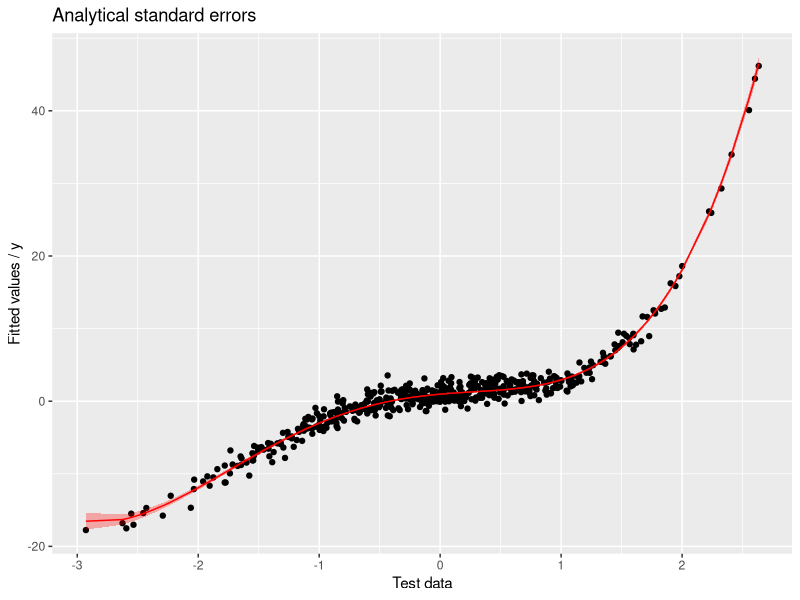
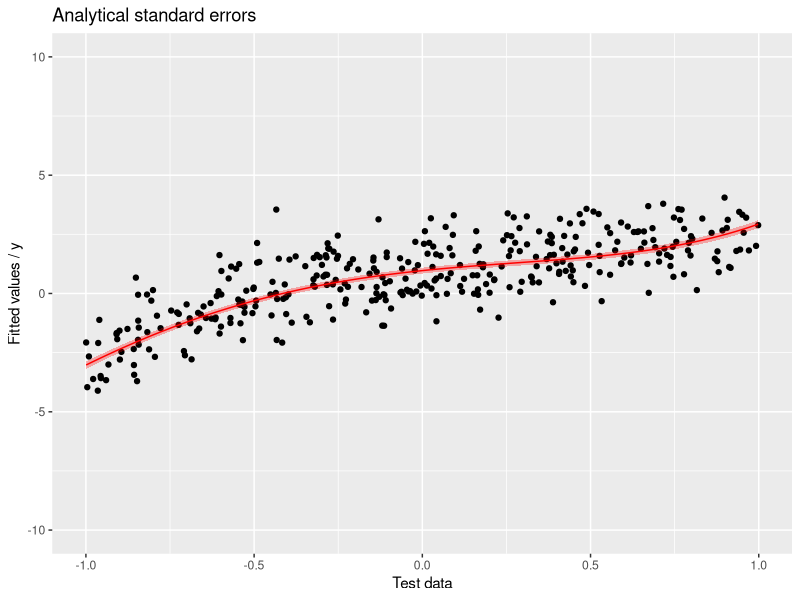
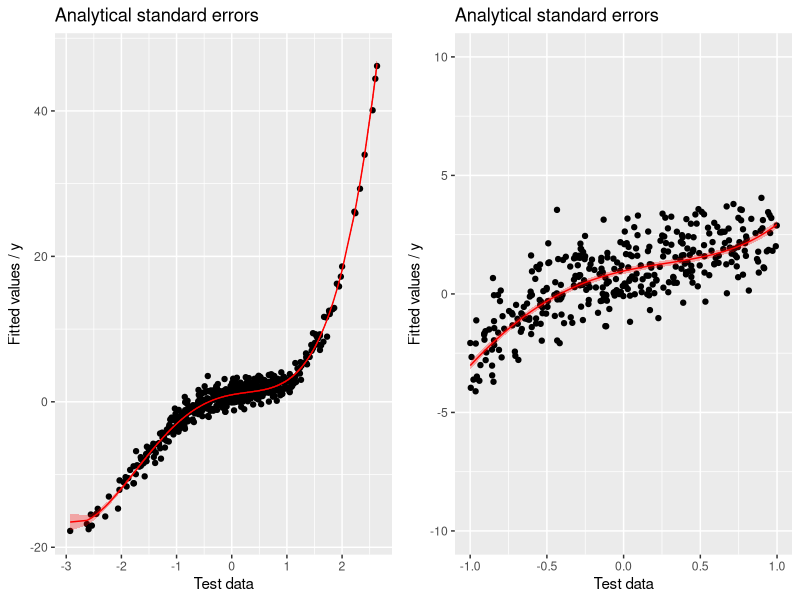
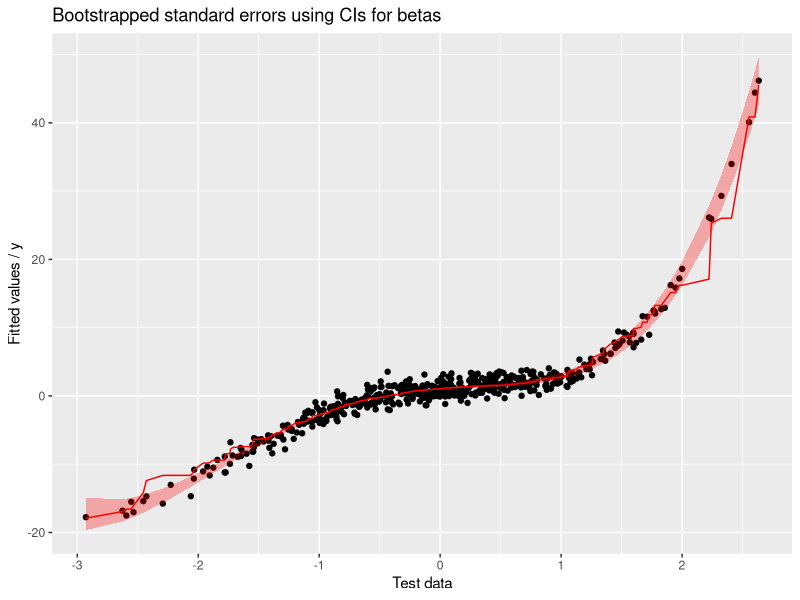
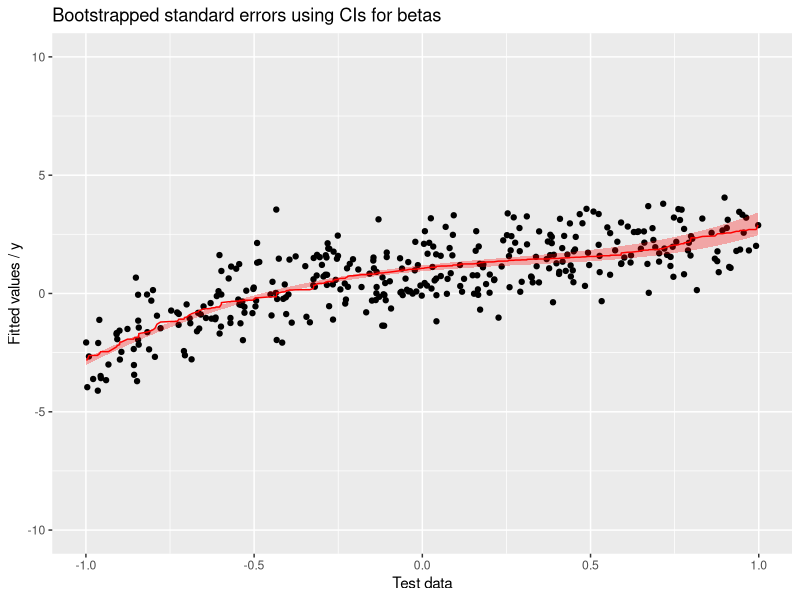
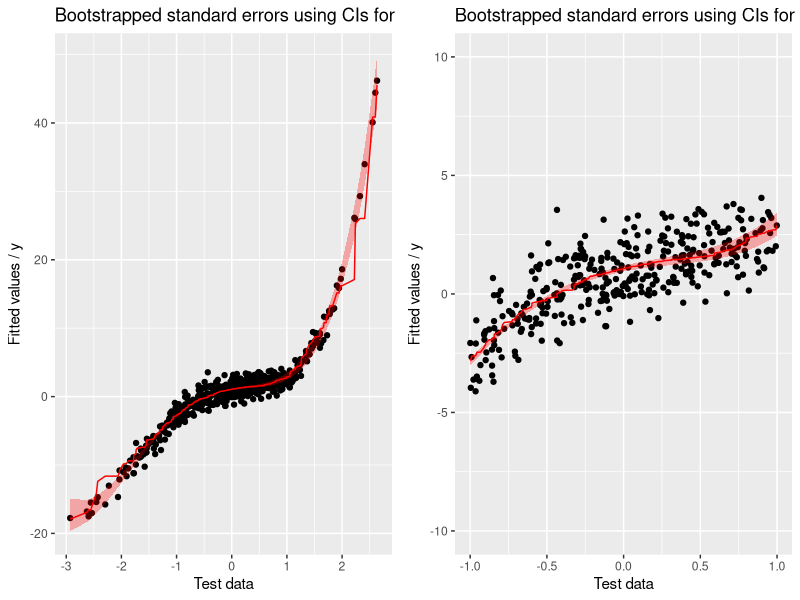
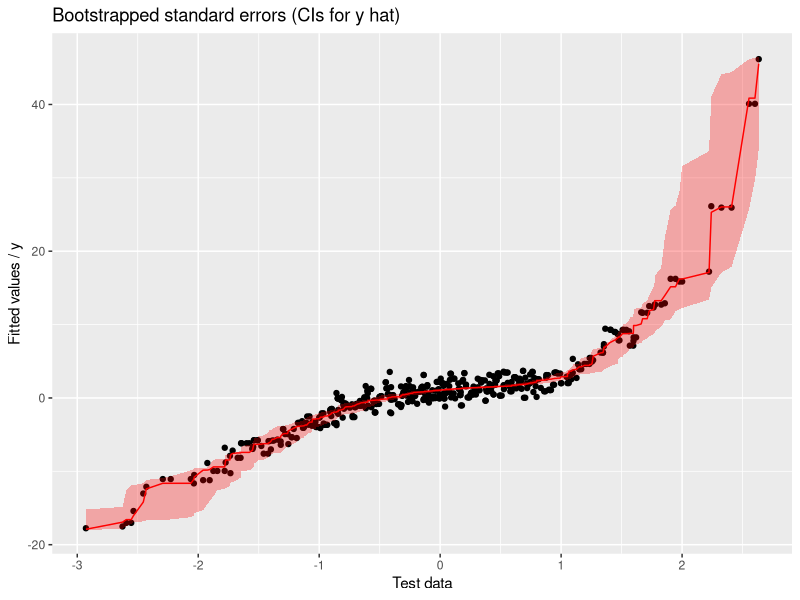
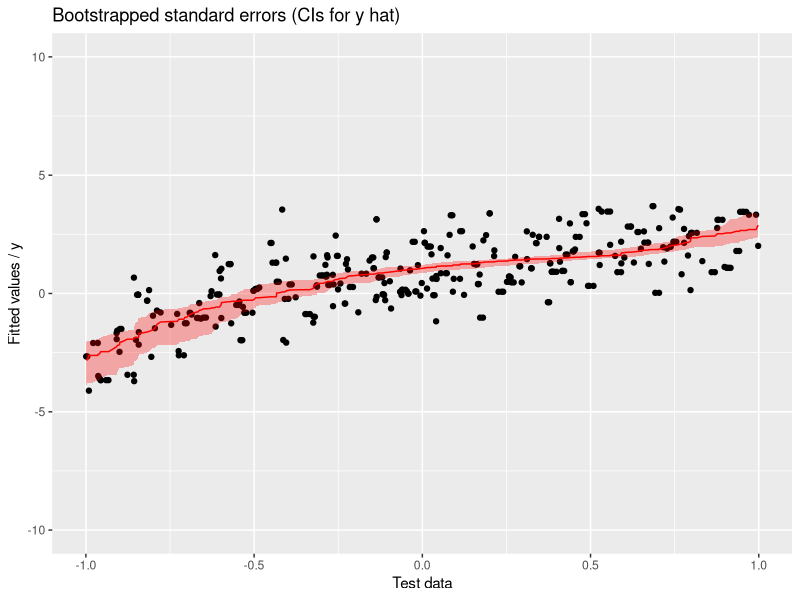

These figures' R source, in order:
###### PROBLEM SET 4 ######

rm(list = ls())

## Packages for the exercises
library("ggplot2")
set.seed(42)
library(cowplot) # to arrange plots nicely above each other/ in a grid


##### EXERCISE 1 #####

### specification

#variable parameters
n <- 500 # we chose this value relatively low in order to have shorter calculation time
sigma_2 <- 1 # we chose this value for simplicity
se <- 1

#parameters as given in the PS
beta_0 <- 1 
beta_1 <- 1.5
beta_2 <- -1.5
beta_3 <- 1.5
beta_4 <- 0.5
beta <- c(beta_0, beta_1, beta_2, beta_3, beta_4)


# draw training and test data
x_train <- rnorm(n, mean=0, sd=sqrt(sigma_2))
X_train <- cbind(rep(1, n), x_train, x_train^2, x_train^3, x_train^4)
error_train <- rnorm(n, sd = se)
y_train <- X_train%*%beta + error_train

x_test <- sort(rnorm(n, mean=0, sd= sqrt(sigma_2))) # we will use the fact that it is sorted later
X_test <- cbind(rep(1, n), x_test, x_test^2, x_test^3, x_test^4)
error_test <- rnorm(n, sd = se)
y_test <- X_test%*%beta + error_test

### a
# Calculate the analytical standard errors for the polynomial specification above 
# (as presented in the lecture) and use these to calculate the approximate 
# confidence intervals as 2 SE for each value of X you consider

# beta_hat <- solve(t(X_train)%*%X_train)%*%t(X_train)%*%y_train # calculate OLS traditional way
beta_hat <- solve(t(X_train)%*%X_train,t(X_train)%*%y_train) # calculate OLS with linear system: More stable than inverting and more efficient time- and space wise

y_test_hat <- X_test%*%beta_hat # fitted values for test data

Cov <-  se*solve(t(X_test)%*%X_test) # covariance matrix

Var <- vector() # to fill with variances of f(x)


for (i in 1:length(x_test)) {
  x_0 <- x_test[i]
  l_0 <- c(1, x_0, x_0^2, x_0^3, x_0^4) # see problem set for definition
  Var[i] <- t(l_0)%*%Cov%*%l_0
}

sd <- sqrt(Var) # calculate analytic standard errors

CI_y_hat <- cbind(y_test_hat - 2*sd, y_test_hat + 2*sd) # confidence interval fitted values with analytical standard errors

data_a <- data.frame(x_test,y_test, y_test_hat, CI_low = CI_y_hat[,1], CI_high = CI_y_hat[,2])

plot_a <- ggplot(data=data_a) + # plot of fitted values and CI
  geom_point(mapping = aes(x = x_test, y = y_test)) +
  geom_line(mapping = aes(x = x_test, y = y_test_hat), color = "red") +
  geom_ribbon(aes(x = x_test, ymin = CI_low, ymax = CI_high),fill= "red", alpha = 0.3) +
  labs(x = "Test data", y = "Fitted values / y", title ="Analytical standard errors")

plot_a # plot for whole range of x

plot_a_zoom <- plot_a + ylim(-10, 10) + xlim(-1,1) # zoomed in plot
plot_a_zoom

plot_grid(plot_a, plot_a_zoom, ncol = 2, align = 'h', axis = 'l') # both plots in one plot




### b
# Calculate the naive bootstrap confidence intervals (i.e. using the naive bootstrap quantiles)
# for B bootstrap draws from the original data, such that the nominal coverage for the two methods 
# is the same.


# randomly draw datasets with replacement from the training data, 
# each sample the same size as the original training set

B = 100 # number of bootstrap draws, not too computationally expensive

bootstrap_fitted_values <- matrix(NA, B, n) # for saving fitted values from each bootstrap draw
beta_boot <- matrix(NA, B, 5)

for (i in 1:B) {
  indices_boot <- sort(sample(1:n, size=n, replace=TRUE)) # draw indices for randomly drawing bootstrap sample with replacement
  x_boot <- x_test[indices_boot] # bootstrapped sample x_test
  y_boot <- y_test[indices_boot] # corresponding y
  X_boot <- cbind(rep(1, n), x_boot, x_boot^2, x_boot^3, x_boot^4)
#  beta_hat_boot <- solve(t(X_boot)%*%X_boot)%*%t(X_boot)%*%y_boot # OLS with inverted matrix
  beta_hat_boot <- solve(t(X_boot)%*%X_boot,t(X_boot)%*%y_boot) # OLS with linear system
  beta_boot[i,] <- beta_hat_boot

  y_hat_boot <- X_boot%*%beta_hat_boot # fitted values
  bootstrap_fitted_values[i,] <- y_hat_boot # save fitted values in one matrix row for each rep.
}

## CI betas
CI_beta <- matrix(NA, 2, 5)
for (i in 1:5) {
  CI_beta[,i] <- quantile(sort(beta_boot[,i]), probs = c(0.025, 0.975))
}

# vectors of low/high betas
beta_low <- CI_beta[1,]
beta_high <- CI_beta[2,]

y_low <- X_test %*% beta_low
y_high <- X_test %*% beta_high
CI_y_boot <- cbind(y_low, y_high)

data_b <- data.frame(x_test, y_test, y_hat_boot, CI_low = CI_y_boot[,1], CI_high = CI_y_boot[,2])

plot_b <- ggplot(data=data_b) +
  geom_point(mapping = aes(x = x_test, y = y_test)) +
  geom_line(mapping = aes(x = x_test, y = y_hat_boot), color = "red") +
  geom_ribbon(aes(x = x_test, ymin = CI_low, ymax = CI_high),fill= "red", alpha = 0.3) +
  labs(x = "Test data", y = "Fitted values / y", title ="Bootstrapped standard errors using CIs for betas") 
plot_b
  
plot_b_zoom <- plot_b + ylim(-10, 10) + xlim(-1,1) # zoomed in plot
plot_b_zoom

plot_grid(plot_b, plot_b_zoom, ncol = 2, align = 'h', axis = 'l') # both plots in one plot


#### Second try


CI_boot <- matrix(data=NA, nrow = n, ncol = 2) # empty matrix for corresponding CI of each draw

for (i in 1:n) {
  x_sort <- sort(bootstrap_fitted_values[,i]) # sort x_values descending
  CI_boot[i,] <- quantile(x_sort, probs = c(0.025, 0.975)) # 95% CI
}

cor(CI_boot, CI_y_hat)

data_b_2 <- data.frame(x_test,y_test, y_hat_boot, CI_low = CI_boot[,1], CI_high = CI_boot[,2])

plot_b_2 <- ggplot(data=data_b_2) +
  geom_point(mapping = aes(x = x_test, y = y_boot)) +
  geom_line(mapping = aes(x = x_test, y = y_hat_boot), color = "red") +
  geom_ribbon(aes(x = x_test, ymin = CI_low, ymax = CI_high),fill= "red", alpha = 0.3) +
  labs(x = "Test data", y = "Fitted values / y", title ="Bootstrapped standard errors (CIs for y hat)") 
plot_b_2

plot_b_2_zoom <- plot_b_2 + ylim(-10, 10) + xlim(-1,1) # zoomed in plot
plot_b_2_zoom

plot_grid(plot_b_2, plot_b_2_zoom, ncol = 2, align = 'h', axis = 'l') # both plots in one plot

plot_grid(plot_b, plot_b_zoom, plot_b_2, plot_b_2_zoom, ncol = 2, nrow = 2) # all four plots in one plot
# we estimated the CIs in two different ways: 
# First: calculating the CI for beta and afterwards applying to fitted values
# Second: directly calculating the CI for fitted values



##  Possible alternative: use boot function


### c
# Calculate the coverage probability at four different values of X, chosen by you

K = 100 # number of repetitions


### for a

count<- rep(0,n) # to later count how many times y is included in CI
 
for (k in 1:K) {
  # draw new data each time
  x_train <- sort(rnorm(n, mean=0, sd= sqrt(sigma_2)))
  X_train <- cbind(rep(1, n), x_train, x_train^2, x_train^3, x_train^4)
  error_train <- rnorm(n, sd = se)
  y_train <- X_train%*%beta + error_train
  
  x_test <- sort(rnorm(n, mean=0, sd= sqrt(sigma_2)))
  X_test <- cbind(rep(1, n), x_test, x_test^2, x_test^3, x_test^4)
  error_test <- rnorm(n, sd = se)
  y_test <- X_test%*%beta + error_test
  
  
#  beta_hat <- solve(t(X_train)%*%X_train)%*%t(X_train)%*%y_train
  beta_hat <- solve(t(X_train)%*%X_train,t(X_train)%*%y_train)
  y_test_hat <- X_test%*%beta_hat
  
  Cov <-  se*solve(t(X_test)%*%X_test) # covariance matrix
  
  Var <- vector() # for variances of f(x)
  
  
  for (i in 1:length(x_test)) {
    x_0 <- x_test[i]
    l_0 <- c(1, x_0, x_0^2, x_0^3, x_0^4) # see problem set for definition
    Var[i] <- t(l_0)%*%Cov%*%l_0
    }
  
  sd <- sqrt(Var) # calculate analytical standard errors
  
  CI_y_hat <- cbind(y_test_hat - 2*sd, y_test_hat + 2*sd)
  
  count <- count + as.integer(y_test >= CI_y_hat[,1] & y_test <= CI_y_hat[,2]) # count if y in between upper and lower bound of CI

}

cover <- count/K # calculate coverage probability
cor(y_test, y_test_hat)
mean(cover)



### for b

## using first method

count_boot <- rep(0,n) # to later count how many times y is included in CI

for (k in 1:K) {
  x_test <- sort(rnorm(n, mean=0, sd= sqrt(sigma_2)))
  X_test <- cbind(rep(1, n), x_test, x_test^2, x_test^3, x_test^4)
  error_test <- rnorm(n, sd = se)
  y_test <- X_test%*%beta + error_test

  beta_boot <- matrix(NA, B, 5)
  
  for (i in 1:B) {
    indices_boot <- sort(sample(1:n, size=n, replace=TRUE)) # draw indices for randomly drawing bootstrap sample with replacement
    x_boot <- x_test[indices_boot] # bootstrapped sample x_test
    y_boot <- y_test[indices_boot] # corresponding y
    X_boot <- cbind(rep(1, n), x_boot, x_boot^2, x_boot^3, x_boot^4)
    #  beta_hat_boot <- solve(t(X_boot)%*%X_boot)%*%t(X_boot)%*%y_boot # OLS with inverted matrix
    beta_hat_boot <- solve(t(X_boot)%*%X_boot,t(X_boot)%*%y_boot) # OLS with linear system
    beta_boot[i,] <- beta_hat_boot
    
    #y_hat_boot <- X_boot%*%beta_hat_boot # fitted values
    #bootstrap_fitted_values[i,] <- y_hat_boot # save fitted values in one matrix row for each rep.
  }
  
  ## CI betas
  CI_beta <- matrix(NA, 2, 5)
  for (i in 1:5) {
    CI_beta[,i] <- quantile(sort(beta_boot[,i]), probs = c(0.025, 0.975))
  }
  
  # vectors of low/high betas
  beta_low <- CI_beta[1,]
  beta_high <- CI_beta[2,] 
  
  y_low <- X_test %*% beta_low # calculate lower bound of CIs
  y_high <- X_test %*% beta_high # calculate upper bound of CIs
  CI_y_boot <- cbind(y_low, y_high)
  

count_boot <- count_boot + as.integer(y_test >= CI_y_boot[,1] & y_test <= CI_y_boot[,2]) # adds 1 if certain value is in the confidence interval

}

cover_boot <- count_boot/K
mean(cover_boot)



## using second method

count_boot_2 <- rep(0,n) # to later count how many times y is included in CI

for (k in 1:K) {
  x_test <- sort(rnorm(n, mean=0, sd= sqrt(sigma_2)))
  X_test <- cbind(rep(1, n), x_test, x_test^2, x_test^3, x_test^4)
  error_test <- rnorm(n, sd = se)
  y_test <- X_test%*%beta + error_test
  
  bootstrap_fitted_values <- matrix(NA, B, n)
  
  for (i in 1:B) {
    indices_boot <- sort(sample(1:n, size=n, replace=TRUE))
    x_boot <- x_test[indices_boot]
    y_boot <- y_test[indices_boot]
    X_boot <- cbind(rep(1, n), x_boot, x_boot^2, x_boot^3, x_boot^4)
    beta_hat_boot <- solve(t(X_boot)%*%X_boot)%*%t(X_boot)%*%y_boot
    y_hat_boot <- X_boot%*%beta_hat_boot
    bootstrap_fitted_values[i,] <- y_hat_boot
  }
  
  CI_boot_2 <- matrix(data=NA, nrow = n, ncol = 2)
  
  for (i in 1:n) {
    x_sort <- sort(bootstrap_fitted_values[,i])
    CI_boot_2[i,] <- quantile(x_sort, probs = c(0.025, 0.975))
  }
  
  count_boot_2 <- count_boot_2 + as.integer(y_test >= CI_boot_2[,1] & y_test <= CI_boot_2[,2])
  
}

cover_boot_2 <- count_boot_2/K
mean(cover_boot_2)


## compare at selected 4 values

p <- c(1, round(n/2), round(2*n/3), n) # selected 4 values
cover[p]
cover_boot[p]
cover_boot_2[p]


##### d
# Calculate the interval length at four different values of X

length <- (CI_y_hat[,2]- CI_y_hat[,1]) # for analytical standard errors
length[p]
length_boot <- (CI_y_boot[,2]- CI_y_boot[,1]) # for bootstrapped standard errors using first method
length_boot[p]
length_boot_2 <- (CI_boot_2[,2]- CI_boot_2[,1]) # for bootstrapped standard errors using second method
length_boot_2[p]





###### EXERCISE 2 ########
# Evaluate the two types of confidence intervals above along two dimensions: 
# interval length and coverage probability.

#### a
# Calculate both for a small simulation study of 100 repetitions.

# coverage probability
data_cover <- data.frame(m = 1:n, cover, cover_boot) # cover, cover_boot defined in 1c

plot_cover <- ggplot(data = data_cover) +  
  geom_line(mapping = aes(x = m, y = cover, color = "black")) +
  geom_line(mapping = aes(x = m, y = cover_boot), color = "red") +
  geom_line(mapping = aes(x = m, y = cover_boot_2), color = "darkgreen") +
  scale_color_manual(name = "", values = c("Analytical" = "black", "Bootstrapped for betas" = "red", "Bootstrapped for y" = "darkgreen")) +
  labs(x = "Test observations in ascending order", y = "Coverage probability", title ="") 
plot_cover  


# length

data_length <- data.frame(m = 1:n, length, length_boot, length_boot_2) # length, length_boot, length_boot_2 defined in 1d

plot_length <- ggplot(data = data_length) +  
  geom_line(mapping = aes(x = m, y = length, color = "black")) +
  geom_line(mapping = aes(x = m, y = length_boot), color = "red") +
  geom_line(mapping = aes(x = m, y = length_boot_2), color = "darkgreen") +
  scale_color_manual(name = "", values = c("Analytical" = "black", "Bootstrapped for betas" = "red", "Bootstrapped for y" = "darkgreen")) +
  labs(x = "Test observations in ascending order", y = "Interval length CI", title ="")
plot_length

plot_length_zoom <- plot_length + xlim(50, 150) + ylim(0,50)
plot_length_zoom

plot_grid(plot_length, plot_length_zoom, ncol = 2, align = 'h', axis = 'l') # both plots in one plot


### b

# smaller sample size
# with a smaller sample size bootstrap will have a competitive advantage because Central Limit Theorem for
# asymptotic normal distribution may not be applicable


n <- 500

K = 100 # number of repetitions

count<- rep(0,n) # to later count how many times y is included in CI

for (k in 1:K) {
  # draw new data each time
  x_train <- sort(rnorm(n, mean=0, sd= sqrt(sigma_2)))
  X_train <- cbind(rep(1, n), x_train, x_train^2, x_train^3, x_train^4)
  error_train <- rnorm(n, sd = se)
  y_train <- X_train%*%beta + error_train
  
  x_test <- sort(rnorm(n, mean=0, sd= sqrt(sigma_2)))
  X_test <- cbind(rep(1, n), x_test, x_test^2, x_test^3, x_test^4)
  error_test <- rnorm(n, sd = se)
  y_test <- X_test%*%beta + error_test
  
  
  #  beta_hat <- solve(t(X_train)%*%X_train)%*%t(X_train)%*%y_train
  beta_hat <- solve(t(X_train)%*%X_train,t(X_train)%*%y_train)
  y_test_hat <- X_test%*%beta_hat
  
  Cov <-  se*solve(t(X_test)%*%X_test) # covariance matrix
  
  Var <- vector() # for variances of f(x)
  
  
  for (i in 1:length(x_test)) {
    x_0 <- x_test[i]
    l_0 <- c(1, x_0, x_0^2, x_0^3, x_0^4) # see problem set for definition
    Var[i] <- t(l_0)%*%Cov%*%l_0
  }
  
  sd <- sqrt(Var) # calculate analytical standard errors
  
  CI_y_hat <- cbind(y_test_hat - 2*sd, y_test_hat + 2*sd)
  
  count <- count + as.integer(y_test >= CI_y_hat[,1] & y_test <= CI_y_hat[,2]) # count if y in between upper and lower bound of CI
  
}

cover <- count/K # calculate coverage probability
cor(y_test, y_test_hat)
mean(cover)

##bootstrap

count_boot <- rep(0,n) # to later count how many times y is included in CI

for (k in 1:K) {
  x_test <- sort(rnorm(n, mean=0, sd= sqrt(sigma_2)))
  X_test <- cbind(rep(1, n), x_test, x_test^2, x_test^3, x_test^4)
  error_test <- rnorm(n, sd = se)
  y_test <- X_test%*%beta + error_test
  
  beta_boot <- matrix(NA, B, 5)
  
  for (i in 1:B) {
    indices_boot <- sort(sample(1:n, size=n, replace=TRUE)) # draw indices for randomly drawing bootstrap sample with replacement
    x_boot <- x_test[indices_boot] # bootstrapped sample x_test
    y_boot <- y_test[indices_boot] # corresponding y
    X_boot <- cbind(rep(1, n), x_boot, x_boot^2, x_boot^3, x_boot^4)
    #  beta_hat_boot <- solve(t(X_boot)%*%X_boot)%*%t(X_boot)%*%y_boot # OLS with inverted matrix
    beta_hat_boot <- solve(t(X_boot)%*%X_boot,t(X_boot)%*%y_boot) # OLS with linear system
    beta_boot[i,] <- beta_hat_boot
    
    #y_hat_boot <- X_boot%*%beta_hat_boot # fitted values
    #bootstrap_fitted_values[i,] <- y_hat_boot # save fitted values in one matrix row for each rep.
  }
  
  ## CI betas
  CI_beta <- matrix(NA, 2, 5)
  for (i in 1:5) {
    CI_beta[,i] <- quantile(sort(beta_boot[,i]), probs = c(0.025, 0.975))
  }
  
  # vectors of low/high betas
  beta_low <- CI_beta[1,]
  beta_high <- CI_beta[2,] 
  
  y_low <- X_test %*% beta_low # calculate lower bound of CIs
  y_high <- X_test %*% beta_high # calculate upper bound of CIs
  CI_y_boot <- cbind(y_low, y_high)
  
  
  count_boot <- count_boot + as.integer(y_test >= CI_y_boot[,1] & y_test <= CI_y_boot[,2]) # adds 1 if certain value is in the confidence interval
  
}

cover_boot <- count_boot/K
mean(cover_boot)


data_cover <- data.frame(m = 1:n, cover, cover_boot) # cover, cover_boot defined in 1c

plot_cover <- ggplot(data = data_cover) +  
  geom_line(mapping = aes(x = m, y = cover, color = "black")) +
  geom_line(mapping = aes(x = m, y = cover_boot), color = "red") +
  scale_color_manual(name = "", values = c("Analytical" = "black", "Bootstrapped for betas" = "red")) +
  labs(x = "Test observations in ascending order", y = "Coverage probability", title ="") +
  ggtitle("n = 500") + theme(plot.title = element_text(size = 12))




# length
length <- (CI_y_hat[,2]- CI_y_hat[,1]) # for analytical standard errors
length_boot <- (CI_y_boot[,2]- CI_y_boot[,1]) # for bootstrapped standard errors using first method


data_length <- data.frame(m = 1:n, length, length_boot) # length, length_boot, length_boot_2 defined in 1d

plot_length <- ggplot(data = data_length) +  
  geom_line(mapping = aes(x = m, y = length, color = "black")) +
  geom_line(mapping = aes(x = m, y = length_boot), color = "red") +
  scale_color_manual(name = "", values = c("Analytical" = "black", "Bootstrapped for betas" = "red")) +
  labs(x = "Test observations in ascending order", y = "Interval length CI", title ="") +
  ggtitle("Simulation study n") + theme(plot.title = element_text(size = 15, face = "bold"))
#plot_length





######smaller sample size

n <- 50

K = 100 # number of repetitions

count<- rep(0,n) # to later count how many times y is included in CI

for (k in 1:K) {
  # draw new data each time
  x_train <- sort(rnorm(n, mean=0, sd= sqrt(sigma_2)))
  X_train <- cbind(rep(1, n), x_train, x_train^2, x_train^3, x_train^4)
  error_train <- rnorm(n, sd = se)
  y_train <- X_train%*%beta + error_train
  
  x_test <- sort(rnorm(n, mean=0, sd= sqrt(sigma_2)))
  X_test <- cbind(rep(1, n), x_test, x_test^2, x_test^3, x_test^4)
  error_test <- rnorm(n, sd = se)
  y_test <- X_test%*%beta + error_test
  beta_hat <- solve(t(X_train)%*%X_train,t(X_train)%*%y_train)
  y_test_hat <- X_test%*%beta_hat
  Cov <-  solve(t(X_test)%*%X_test) # covariance matrix
  Var <- vector() # for variances of f(x)

  for (i in 1:length(x_test)) {
    x_0 <- x_test[i]
    l_0 <- c(1, x_0, x_0^2, x_0^3, x_0^4) # see problem set for definition
    Var[i] <- t(l_0)%*%Cov%*%l_0
  }
  sd <- sqrt(Var) # calculate analytical standard errors
  
  CI_y_hat <- cbind(y_test_hat - 2*sd, y_test_hat + 2*sd)
  
  count <- count + as.integer(y_test >= CI_y_hat[,1] & y_test <= CI_y_hat[,2]) # count if y in between upper and lower bound of CI
  
}

cover <- count/K # calculate coverage probability
cor(y_test, y_test_hat)
mean(cover)


## bootstrap

count_boot <- rep(0,n) # to later count how many times y is included in CI

for (k in 1:K) {
  x_test <- sort(rnorm(n, mean=0, sd= sqrt(sigma_2)))
  X_test <- cbind(rep(1, n), x_test, x_test^2, x_test^3, x_test^4)
  error_test <- rnorm(n, sd = se)
  y_test <- X_test%*%beta + error_test
  
  beta_boot <- matrix(NA, B, 5)
  
  for (i in 1:B) {
    indices_boot <- sort(sample(1:n, size=n, replace=TRUE)) # draw indices for randomly drawing bootstrap sample with replacement
    x_boot <- x_test[indices_boot] # bootstrapped sample x_test
    y_boot <- y_test[indices_boot] # corresponding y
    X_boot <- cbind(rep(1, n), x_boot, x_boot^2, x_boot^3, x_boot^4)
    #  beta_hat_boot <- solve(t(X_boot)%*%X_boot)%*%t(X_boot)%*%y_boot # OLS with inverted matrix
    beta_hat_boot <- solve(t(X_boot)%*%X_boot,t(X_boot)%*%y_boot) # OLS with linear system
    beta_boot[i,] <- beta_hat_boot
  }
  
  ## CI betas
  CI_beta <- matrix(NA, 2, 5)
  for (i in 1:5) {
    CI_beta[,i] <- quantile(sort(beta_boot[,i]), probs = c(0.025, 0.975))
  }
  # vectors of low/high betas
  beta_low <- CI_beta[1,]
  beta_high <- CI_beta[2,] 
  y_low <- X_test %*% beta_low # calculate lower bound of CIs
  y_high <- X_test %*% beta_high # calculate upper bound of CIs
  CI_y_boot <- cbind(y_low, y_high)
  count_boot <- count_boot + as.integer(y_test >= CI_y_boot[,1] & y_test <= CI_y_boot[,2]) # adds 1 if certain value is in the confidence interval
}

cover_boot <- count_boot/K
mean(cover_boot)

data_cover <- data.frame(m = 1:n, cover, cover_boot) # cover, cover_boot defined in 1c

plot_cover_n <- ggplot(data = data_cover) +  
  geom_line(mapping = aes(x = m, y = cover, color = "black")) +
  geom_line(mapping = aes(x = m, y = cover_boot), color = "red") +
  scale_color_manual(name = "", values = c("Analytical" = "black", "Bootstrapped for betas" = "red")) +
  labs(x = "Test observations in ascending order", y = "Coverage probability", title ="") +
  ggtitle("n = 50") + theme(plot.title = element_text(size = 12))
#plot_cover_n 


# length

length <- (CI_y_hat[,2]- CI_y_hat[,1]) # for analytical standard errors
length_boot <- (CI_y_boot[,2]- CI_y_boot[,1]) # for bootstrapped standard errors using first method


data_length <- data.frame(m = 1:n, length, length_boot) # length, length_boot, length_boot_2 defined in 1d

plot_length_n <- ggplot(data = data_length) +  
  geom_line(mapping = aes(x = m, y = length, color = "black")) +
  geom_line(mapping = aes(x = m, y = length_boot), color = "red") +
  scale_color_manual(name = "", values = c("Analytical" = "black", "Bootstrapped for betas" = "red")) +
  labs(x = "Test observations in ascending order", y = "Interval length CI", title ="")
#plot_length_n


plot_n <- plot_grid(plot_length, plot_length_n, plot_cover, plot_cover_n, ncol = 2, align = 'h', axis = 'l') # both plots in one plot
plot_n



#### when sigma^2 is significantly smaller than the standard deviation of the error term


n <- 500
sigma_2 <- 1

K = 100 # number of repetitions

count<- rep(0,n) # to later count how many times y is included in CI

for (k in 1:K) {
  # draw new data each time
  x_train <- sort(rnorm(n, mean=0, sd= sqrt(sigma_2)))
  X_train <- cbind(rep(1, n), x_train, x_train^2, x_train^3, x_train^4)
  error_train <- rnorm(n, sd = se)
  y_train <- X_train%*%beta + error_train
  
  x_test <- sort(rnorm(n, mean=0, sd= sqrt(sigma_2)))
  X_test <- cbind(rep(1, n), x_test, x_test^2, x_test^3, x_test^4)
  error_test <- rnorm(n, sd = se)
  y_test <- X_test%*%beta + error_test
  
  
  #  beta_hat <- solve(t(X_train)%*%X_train)%*%t(X_train)%*%y_train
  beta_hat <- solve(t(X_train)%*%X_train,t(X_train)%*%y_train)
  y_test_hat <- X_test%*%beta_hat
  
  Cov <-  se*solve(t(X_test)%*%X_test) # covariance matrix
  
  Var <- vector() # for variances of f(x)
  
  
  for (i in 1:length(x_test)) {
    x_0 <- x_test[i]
    l_0 <- c(1, x_0, x_0^2, x_0^3, x_0^4) # see problem set for definition
    Var[i] <- t(l_0)%*%Cov%*%l_0
  }
  
  sd <- sqrt(Var) # calculate analytical standard errors
  
  CI_y_hat <- cbind(y_test_hat - 2*sd, y_test_hat + 2*sd)
  
  count <- count + as.integer(y_test >= CI_y_hat[,1] & y_test <= CI_y_hat[,2]) # count if y in between upper and lower bound of CI
  
}

cover <- count/K # calculate coverage probability
cor(y_test, y_test_hat)
mean(cover)

##bootstrap

count_boot <- rep(0,n) # to later count how many times y is included in CI

for (k in 1:K) {
  x_test <- sort(rnorm(n, mean=0, sd= sqrt(sigma_2)))
  X_test <- cbind(rep(1, n), x_test, x_test^2, x_test^3, x_test^4)
  error_test <- rnorm(n, sd = se)
  y_test <- X_test%*%beta + error_test
  
  beta_boot <- matrix(NA, B, 5)
  
  for (i in 1:B) {
    indices_boot <- sort(sample(1:n, size=n, replace=TRUE)) # draw indices for randomly drawing bootstrap sample with replacement
    x_boot <- x_test[indices_boot] # bootstrapped sample x_test
    y_boot <- y_test[indices_boot] # corresponding y
    X_boot <- cbind(rep(1, n), x_boot, x_boot^2, x_boot^3, x_boot^4)
    #  beta_hat_boot <- solve(t(X_boot)%*%X_boot)%*%t(X_boot)%*%y_boot # OLS with inverted matrix
    beta_hat_boot <- solve(t(X_boot)%*%X_boot,t(X_boot)%*%y_boot) # OLS with linear system
    beta_boot[i,] <- beta_hat_boot
    
    #y_hat_boot <- X_boot%*%beta_hat_boot # fitted values
    #bootstrap_fitted_values[i,] <- y_hat_boot # save fitted values in one matrix row for each rep.
  }
  
  ## CI betas
  CI_beta <- matrix(NA, 2, 5)
  for (i in 1:5) {
    CI_beta[,i] <- quantile(sort(beta_boot[,i]), probs = c(0.025, 0.975))
  }
  
  # vectors of low/high betas
  beta_low <- CI_beta[1,]
  beta_high <- CI_beta[2,] 
  
  y_low <- X_test %*% beta_low # calculate lower bound of CIs
  y_high <- X_test %*% beta_high # calculate upper bound of CIs
  CI_y_boot <- cbind(y_low, y_high)
  
  
  count_boot <- count_boot + as.integer(y_test >= CI_y_boot[,1] & y_test <= CI_y_boot[,2]) # adds 1 if certain value is in the confidence interval
  
}

cover_boot <- count_boot/K
mean(cover_boot)


data_cover <- data.frame(m = 1:n, cover, cover_boot) # cover, cover_boot defined in 1c

plot_cover <- ggplot(data = data_cover) +  
  geom_line(mapping = aes(x = m, y = cover, color = "black")) +
  geom_line(mapping = aes(x = m, y = cover_boot), color = "red") +
  scale_color_manual(name = "", values = c("Analytical" = "black", "Bootstrapped for betas" = "red")) +
  labs(x = "Test observations in ascending order", y = "Coverage probability", title ="") +
  ggtitle("sigma^2 = 1") + theme(plot.title = element_text(size = 12, face = "bold"))




# length
length <- (CI_y_hat[,2]- CI_y_hat[,1]) # for analytical standard errors
length_boot <- (CI_y_boot[,2]- CI_y_boot[,1]) # for bootstrapped standard errors using first method


data_length <- data.frame(m = 1:n, length, length_boot) # length, length_boot, length_boot_2 defined in 1d

plot_length <- ggplot(data = data_length) +  
  geom_line(mapping = aes(x = m, y = length, color = "black")) +
  geom_line(mapping = aes(x = m, y = length_boot), color = "red") +
  scale_color_manual(name = "", values = c("Analytical" = "black", "Bootstrapped for betas" = "red")) +
  labs(x = "Test observations in ascending order", y = "Interval length CI", title ="") +
  ggtitle("Simulation study sigma^2") + theme(plot.title = element_text(size = 15, face = "bold"))
#plot_length



######smaller sigma^2

sigma_2 <- 0.05

count<- rep(0,n) # to later count how many times y is included in CI

for (k in 1:K) {
  # draw new data each time
  x_train <- sort(rnorm(n, mean=0, sd= sqrt(sigma_2)))
  X_train <- cbind(rep(1, n), x_train, x_train^2, x_train^3, x_train^4)
  error_train <- rnorm(n, sd = se)
  y_train <- X_train%*%beta + error_train
  
  x_test <- sort(rnorm(n, mean=0, sd= sqrt(sigma_2)))
  X_test <- cbind(rep(1, n), x_test, x_test^2, x_test^3, x_test^4)
  error_test <- rnorm(n, sd = se)
  y_test <- X_test%*%beta + error_test
  beta_hat <- solve(t(X_train)%*%X_train,t(X_train)%*%y_train)
  y_test_hat <- X_test%*%beta_hat
  Cov <-  se*solve(t(X_test)%*%X_test) # covariance matrix
  Var <- vector() # for variances of f(x)
  
  for (i in 1:length(x_test)) {
    x_0 <- x_test[i]
    l_0 <- c(1, x_0, x_0^2, x_0^3, x_0^4) # see problem set for definition
    Var[i] <- t(l_0)%*%Cov%*%l_0
  }
  sd <- sqrt(Var) # calculate analytical standard errors
  
  CI_y_hat <- cbind(y_test_hat - 2*sd, y_test_hat + 2*sd)
  
  count <- count + as.integer(y_test >= CI_y_hat[,1] & y_test <= CI_y_hat[,2]) # count if y in between upper and lower bound of CI
  
}

cover <- count/K # calculate coverage probability
cor(y_test, y_test_hat)
mean(cover)


## bootstrap

count_boot <- rep(0,n) # to later count how many times y is included in CI

for (k in 1:K) {
  x_test <- sort(rnorm(n, mean=0, sd= sqrt(sigma_2)))
  X_test <- cbind(rep(1, n), x_test, x_test^2, x_test^3, x_test^4)
  error_test <- rnorm(n, sd = se)
  y_test <- X_test%*%beta + error_test
  
  beta_boot <- matrix(NA, B, 5)
  
  for (i in 1:B) {
    indices_boot <- sort(sample(1:n, size=n, replace=TRUE)) # draw indices for randomly drawing bootstrap sample with replacement
    x_boot <- x_test[indices_boot] # bootstrapped sample x_test
    y_boot <- y_test[indices_boot] # corresponding y
    X_boot <- cbind(rep(1, n), x_boot, x_boot^2, x_boot^3, x_boot^4)
    #  beta_hat_boot <- solve(t(X_boot)%*%X_boot)%*%t(X_boot)%*%y_boot # OLS with inverted matrix
    beta_hat_boot <- solve(t(X_boot)%*%X_boot,t(X_boot)%*%y_boot) # OLS with linear system
    beta_boot[i,] <- beta_hat_boot
  }
  
  ## CI betas
  CI_beta <- matrix(NA, 2, 5)
  for (i in 1:5) {
    CI_beta[,i] <- quantile(sort(beta_boot[,i]), probs = c(0.025, 0.975))
  }
  # vectors of low/high betas
  beta_low <- CI_beta[1,]
  beta_high <- CI_beta[2,] 
  y_low <- X_test %*% beta_low # calculate lower bound of CIs
  y_high <- X_test %*% beta_high # calculate upper bound of CIs
  CI_y_boot <- cbind(y_low, y_high)
  count_boot <- count_boot + as.integer(y_test >= CI_y_boot[,1] & y_test <= CI_y_boot[,2]) # adds 1 if certain value is in the confidence interval
}

cover_boot <- count_boot/K
mean(cover_boot)

data_cover <- data.frame(m = 1:n, cover, cover_boot) # cover, cover_boot defined in 1c

plot_cover_s <- ggplot(data = data_cover) +  
  geom_line(mapping = aes(x = m, y = cover, color = "black")) +
  geom_line(mapping = aes(x = m, y = cover_boot), color = "red") +
  scale_color_manual(name = "", values = c("Analytical" = "black", "Bootstrapped for betas" = "red")) +
  labs(x = "Test observations in ascending order", y = "Coverage probability", title ="") +
  ggtitle("sigma^2 = 0.05") + theme(plot.title = element_text(size = 12, face = "bold"))
#plot_cover_s 


# length

length <- (CI_y_hat[,2]- CI_y_hat[,1]) # for analytical standard errors
length_boot <- (CI_y_boot[,2]- CI_y_boot[,1]) # for bootstrapped standard errors using first method


data_length <- data.frame(m = 1:n, length, length_boot) # length, length_boot, length_boot_2 defined in 1d

plot_length_s <- ggplot(data = data_length) +  
  geom_line(mapping = aes(x = m, y = length, color = "black")) +
  geom_line(mapping = aes(x = m, y = length_boot), color = "red") +
  scale_color_manual(name = "", values = c("Analytical" = "black", "Bootstrapped for betas" = "red")) +
  labs(x = "Test observations in ascending order", y = "Interval length CI", title ="")
#plot_length_s


plot_sigma <- plot_grid(plot_length, plot_length_s, plot_cover, plot_cover_s, ncol = 2, align = 'h', axis = 'l') # all plots in one plot
plot_sigma





